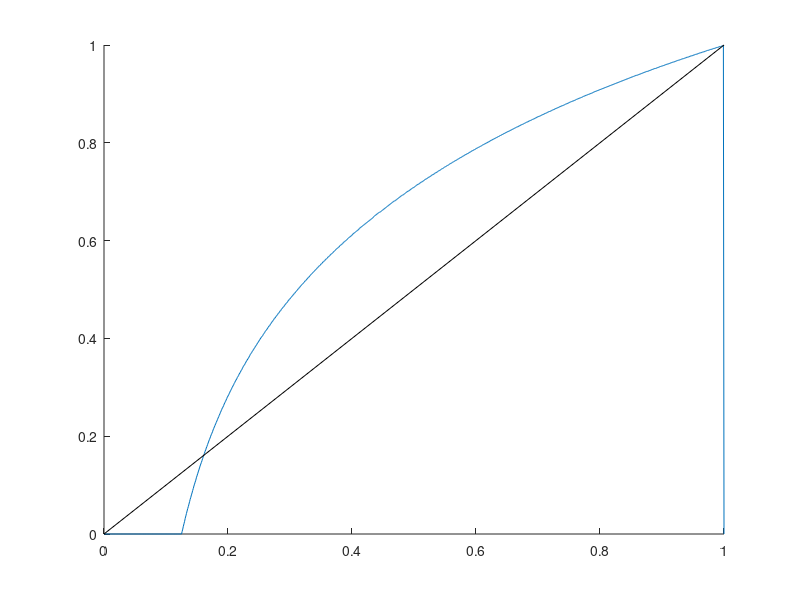

The MATLAB script that drew this image:
%
% replicate Wang paper Fig.2a
%
% Wang, S and Tang, M (2004)
% Exact Confidence Interval for Magnitude-Squared Coherence Estimates
% IEEE Signal Processing Letters, 11(3): 326-329.
%

nd = 4;
estcoh = (0:0.001:1)';

figure; hold on;
TrueCohList = (0:0.001:1);
truecoh0 = [];
for ind = (1:length(TrueCohList))
    truecoh = TrueCohList(ind);
    
    % Equation 3 (loop computes sum including Eq.4)
    cumulant = 0;
    for k = 0:(nd-2)

        T(1:length(estcoh),1) = 1;
        for i = (1:k)
            T(:,i+1) = T(:,i).*((i-1-k)*(i-nd).*estcoh.*truecoh)./(i^2);
        end;
        F21 = sum(T(:,(0:k)+1),2);

        cumulant = cumulant + ( (((1-estcoh)./(1-estcoh.*truecoh)).^k).*F21 );
    end;
    prob = estcoh.*(( (1-truecoh)./(1-estcoh.*truecoh) ).^nd).*cumulant;

    %plot(estcoh,prob);
    %plot(estcoh(2:end),diff(prob));
    
    [~,ix] = max(diff(prob));
    truecoh0(ind) = estcoh(ix);
    
end;

plot( estcoh, truecoh0 );
hold on
plot( xlim, ylim, 'k' );

